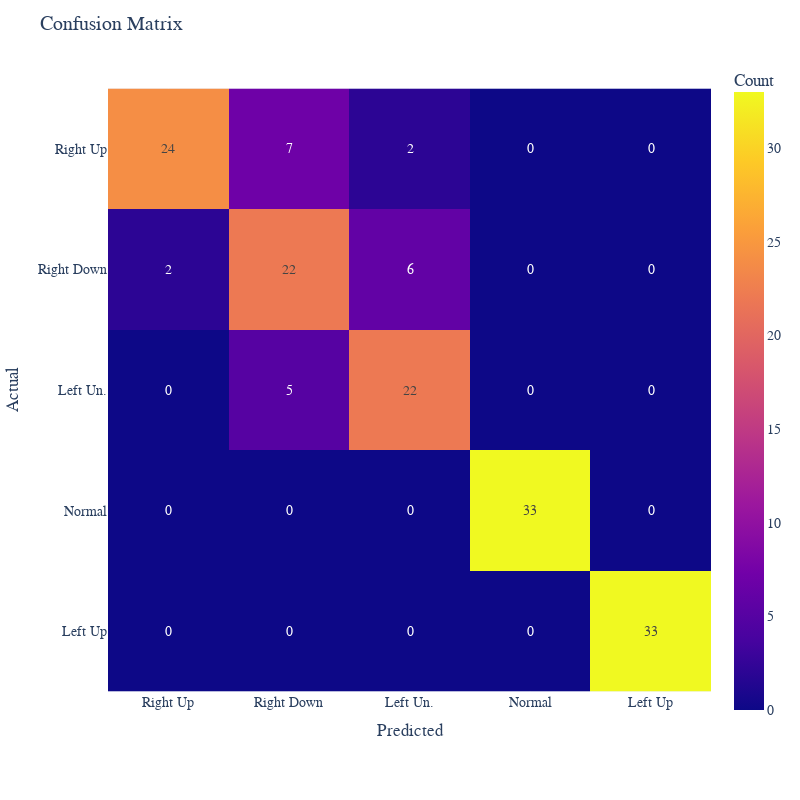

The notebook cell saved with this chart:
### Code cell
plot_cm(y, pred,'minirocket_cross_val')

### Figure 1 — Plotly figure (JSON) as saved in the notebook; plotly's stock layout.template omitted (floating-point values rounded to 4 significant figures)
{"data": [{"coloraxis": "coloraxis", "hovertemplate": "Predicted: %{x}<br>Actual: %{y}<br>Count: %{z}<extra></extra>", "name": "0", "texttemplate": "%{z}", "type": "heatmap", "x": ["Right Up", "Right Down", "Left Un.", "Normal", "Left Up"], "xaxis": "x", "y": ["Right Up", "Right Down", "Left Un.", "Normal", "Left Up"], "yaxis": "y", "z": [[24, 7, 2, 0, 0], [2, 22, 6, 0, 0], [0, 5, 22, 0, 0], [0, 0, 0, 33, 0], [0, 0, 0, 0, 33]]}], "layout": {"coloraxis": {"colorbar": {"title": {"text": "Count"}}, "colorscale": [[0, "#0d0887"], [0.1111, "#46039f"], [0.2222, "#7201a8"], [0.3333, "#9c179e"], [0.4444, "#bd3786"], [0.5556, "#d8576b"], [0.6667, "#ed7953"], [0.7778, "#fb9f3a"], [0.8889, "#fdca26"], [1, "#f0f921"]]}, "font": {"family": "Courier New, monospace", "size": 14}, "height": 800, "margin": {"t": 60}, "title": {"text": "Confusion Matrix"}, "width": 800, "xaxis": {"anchor": "y", "constrain": "domain", "domain": [0, 1], "nticks": 5, "scaleanchor": "y", "title": {"text": "Predicted"}}, "yaxis": {"anchor": "x", "autorange": "reversed", "constrain": "domain", "domain": [0, 1], "nticks": 5, "title": {"text": "Actual"}}}}
